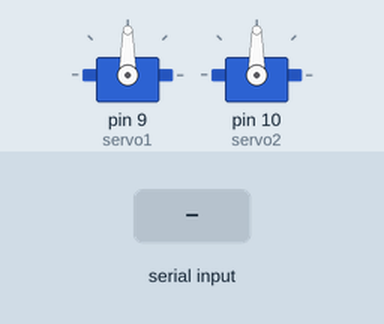
Recording of a sketch running on a simulated Arduino Uno, built with avr-gcc and run on an emulated ATmega328P. On the bench: 2 × servo. The test bench sets the inputs (shaded band).

Above: at 1.2 s.
1.3 s: "L" received over Serial
At 1.7 s:
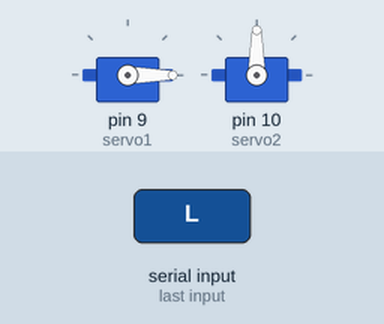
2.8 s: "R" received over Serial
At 4.0 s:
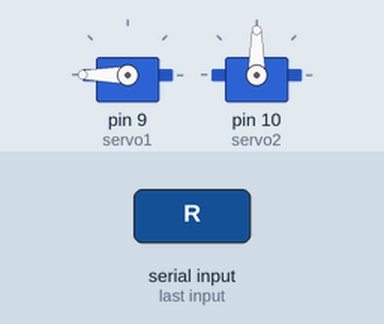
4.3 s: "D" received over Serial
At 5.2 s:
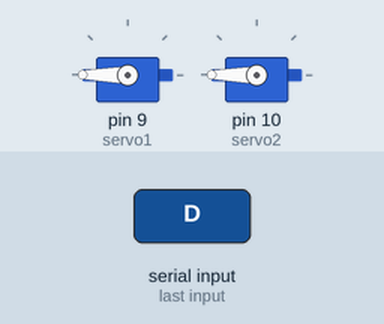
5.8 s: "L" received over Serial
At 6.3 s:
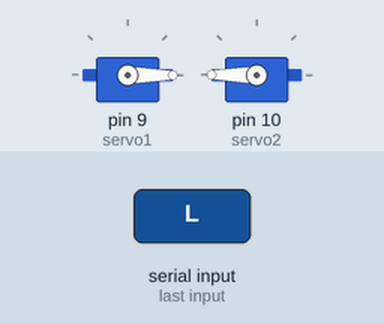
7.3 s: "U" received over Serial
At 8.7 s:
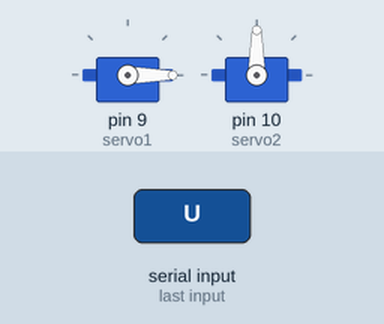
Timing chart, 0 to 9.8 s (numbered marks = the images above; inputs shaded):
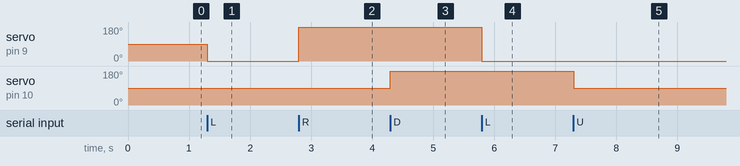

Measured:
- after the input at 1.3 s, servo on pin 9 (servo1): 90° → 0° at once
- after the input at 2.8 s, servo on pin 9 (servo1): 0° → 180° at once
- after the input at 4.3 s, servo on pin 10 (servo2): 90° → 180° at once
- after the input at 5.8 s, servo on pin 9 (servo1): 180° → 0° at once
- after the input at 7.3 s, servo on pin 10 (servo2): 180° → 90° at once

The sketch:

TRACK1.ino
```cpp
#include <Servo.h>

Servo servo1;
Servo servo2;

void setup() {
  servo1.attach(9);  // Attach servo 1 to pin 9
  servo2.attach(10); // Attach servo 2 to pin 10
  Serial.begin(9600); // Start serial communication
}

void loop() {
  if (Serial.available() > 0) {
    char command = Serial.read();
    if (command == 'L') {
      // Move servos to left
      servo1.write(0);   // Rotate servo 1 to 0 degrees
      //servo2.write(0);   // Rotate servo 2 to 0 degrees
    } else if (command == 'R') {
      // Move servos to right
      servo1.write(180); // Rotate servo 1 to 180 degrees
      //servo2.write(180); // Rotate servo 2 to 180 degrees
    }else if (command == 'U') {
      // Move second servo up
      servo2.write(90); // Rotate servo 2 to 90 degrees (up position)
    } else if (command == 'D') {
      // Move second servo down
      servo2.write(180); // Rotate servo 2 to 180 degrees (down position)
    }
  }
}
```
